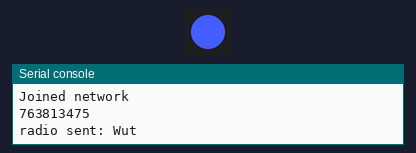
This program was run on a simulated Pycom board running MicroPython. Parts: 1 RGB LEDs in strip order, left to right, the last lines printed to the serial console. No radio messages arrive unless stated (any console line starting 'radio sent:' is added by the test bench); deep sleep restarts the program when it ends; the LoRaWAN join succeeds after 3 s and a send takes 0.1 s; the clock reads 2024-03-15 10:24:30 at power-on unless the program sets it; library files of the repository ran but are not shown: 1 file(s).

Above: at 5.05 s.
At 10.2 s:
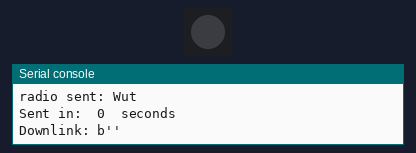
Timing chart, 0 to 18.5 s (numbered marks = the images above):
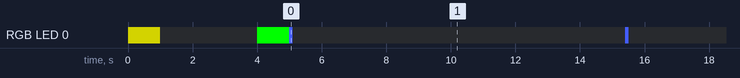

The program:

main.py
```python
from network import LoRa
import socket
import time
import ubinascii
import pycom

import machine


pycom.heartbeat(False)

# Initialise LoRa in LORAWAN mode.
# Please pick the region that matches where you are using the device:
# Asia = LoRa.AS923
# Australia = LoRa.AU915
# Europe = LoRa.EU868
# United States = LoRa.US915
lora = LoRa(mode=LoRa.LORAWAN, region=LoRa.EU868)
#lora = LoRa(mode=LoRa.LORAWAN, region=LoRa.US915)

if machine.reset_cause() == machine.DEEPSLEEP_RESET:
    print('woke from a deep sleep')
    lora.nvram_restore()


else:
    print('power on or hard reset')
    # Join LoRaWAN with OTAA

    # create an OTAA authentication parameters

    app_eui = ubinascii.unhexlify('70B3D57ED002E9E3') ## app key
    app_key = ubinascii.unhexlify('E6F70B3181C289B09B0307E5C7F6CAC4')

    # join a network using OTAA (Over the Air Activation)
    lora.join(activation=LoRa.OTAA, auth=(app_eui, app_key), timeout=0)

    while not lora.has_joined():
        pycom.rgbled(0x7f7f00)
        print('Not yet joined...')
        time.sleep(1)
        pycom.rgbled(0x000000)
        time.sleep(3)

    print("Joined network")
    pycom.rgbled(0x00FF00) #green
    time.sleep(1)
    pycom.rgbled(0x000000) #off


# create socket to be used for LoRa communication
s = socket.socket(socket.AF_LORA, socket.SOCK_RAW)
# configure data rate
s.setsockopt(socket.SOL_LORA, socket.SO_DR, 0)
# make the socket blocking
# (waits for the data to be sent and for the 2 receive windows to expire)

while True:
    s.setblocking(True)
    pycom.rgbled(0x445CFD)
    # send some data
    print(time.time())
    t1 = time.time()
    s.send(bytes([0x57, 0x75, 0x74]))
    print('Sent in: ', time.time()-t1, ' seconds')
    pycom.rgbled(0x000000)

    # make the socket non-blocking
    # (because if there's no data received it will block forever...)
    s.setblocking(False)

    # get any data received (if any...)
    data = s.recv(64)
    print('Downlink: ' + str(data))

    if data == b'\x01':
        pycom.rgbled(0x00FF00) #green
        time.sleep(1)
        pycom.rgbled(0x000000) #off
        time.sleep(0.5)
        pycom.rgbled(0x00FF00) #green
        time.sleep(1)
        pycom.rgbled(0x000000)
    #time.sleep(30)
    lora.nvram_save()
    machine.deepsleep(10*1000)
```

Measured:
- by itself, RGB LED 0: off → RGB(127, 127, 0) at 0.00 s, → off 1.0 s later, → RGB(0, 255, 0) 3.0 s later, → RGB(68, 92, 253) 1.0 s later, … (11 changes in this stretch)
